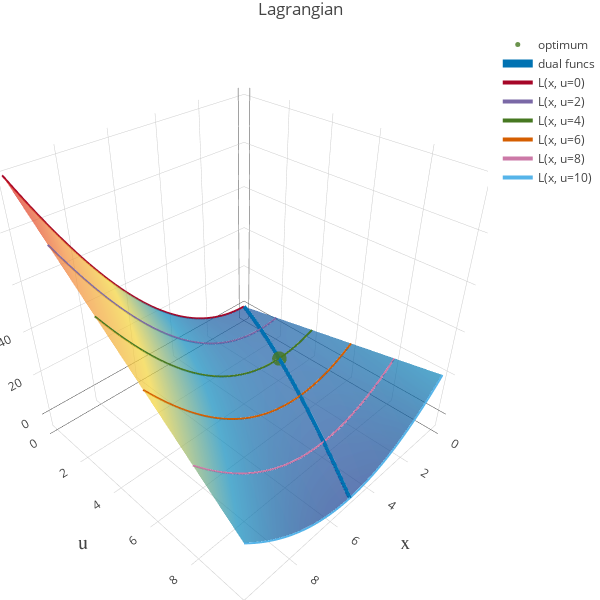

Here is the notebook cell this chart was saved with:
### Markdown cell above
### 예제

- 보통의 최적화 문제 예제는 적어도 변수가 2개 또는 제약조건이 2개인 문제가 나오지만 그렇게 되면 라그랑지안을 그릴 수 없기 때문에 그림으로 문제를 이해하기 위해 여기서는 변수 1개, 제약조건 1개인 가장 간단한 문제를 예제로 풀어본다. 

$$
\text{min. } x^2  \quad \text{s.t.  } x \ge 2
$$

- 주어진 제약조건을 표준형으로 바꾼다. $g(x) \equiv  2-x \le 0$

- 라그랑지안을 구성한다. 
$$
L(x, u) = x^2 + u (2-x)
$$

- KKT 필요조건을 적용한다.

$$
\begin{aligned}
&\text{Gradient condition: } \,\,  \frac{\partial L}{\partial x} = 2x-u = 0 \\[10pt]
&\text{Feasibility check: } \,\,  2-x \le 0 \\[10pt]
&\text{Switching conditions: } \,\,  u^* g( x^* ) =0 \\[10pt]
&\text{Nonnegativity of Lagrange multipliers for inequalities: } \,\,  u \ge 0
\end{aligned}
$$

- 전환조건 $u=0$, $g(x)$ 비활성

$$
2x-0=0 \qquad \therefore x = 0
$$

위 결과를 제약조건에 대입 하면 $ 2- 0 \le 0$ 로 제약조건 위배

- 전환조건 $u>0$, $g(x)=0$

$$
2-x=0 \qquad \therefore x = 2
$$

위 결과를 Gradient condition에 대입하면 $u=4 \ge 0$로 제약조건 만족

- 따라서 구하고자 하는 최적해는 $x^* = 2$, $u^* = 4$이다.

### Code cell
# min x^2 s.t x>=2

k = 2

x1 = np.linspace(0, 10, 100)
u1 = np.linspace(0, 10, 100)
x2 = np.linspace(-10, k, 100)
u2 = np.linspace(0, 10, 100)
x3 = np.linspace(-10, k, 100)
u3 = np.linspace(-10, 0, 100)
x4 = np.linspace(k, 10, 100)
u4 = np.linspace(-10, 0, 100)

X1, U1 = np.meshgrid(x1, u1)
X2, U2 = np.meshgrid(x2, u2)
X3, U3 = np.meshgrid(x3, u3)
X4, U4 = np.meshgrid(x4, u4)

L1 = X1**2 - U1*(X1-k)
L2 = X2**2 - U2*(X2-k)
L3 = X3**2 - U3*(X3-k)
L4 = X4**2 - U4*(X4-k)

x_star = k
u_star = 2*k

U = np.linspace(0, 10, 30)
X_fsb = np.linspace(k, 7.5, 100)
X_infsb = np.linspace(-2.5, k, 100)

L = [X_fsb**2 - u*(X_fsb-k) for u in U]
L_infsb = [X_infsb**2 - u*(X_infsb-k) for u in U]


f_dual = np.array([ [U[i]/2, U[i], (U[i]/2)**2-U[i]*((U[i]/2)-k)] for i in range(len(U)) ])
    
# CS = plt.contour(X, V, L, levels=(2, 3, 4, 6, 8, 10, 15, 20, 25 ))
# plt.clabel(CS, CS.levels,  fmt='%1.0f', inline=True, fontsize=10)
# plt.show()

#['Greys', 'YlGnBu', 'Greens', 'YlOrRd', 'Bluered', 'RdBu',
# 'Reds', 'Blues', 'Picnic', 'Rainbow', 'Portland', 'Jet',
# 'Hot', 'Blackbody', 'Earth', 'Electric', 'Viridis']

# 주어진 곡면
surf1 = go.Surface(x=X1, y=U1, z=L1, showscale=False, 
                   colorscale='Portland', 
                   name='Lagangian',
                   contours=dict(
                      x=dict(show=False, highlight=True, project=dict(x=True), 
                             highlightcolor='#0072b2'),
                      y=dict(show=False, highlight=True, project=dict(y=True), 
                             highlightcolor='#a60628'),
                      z=dict(show=False, highlight=False),
                  ), opacity=.7,
                 )

# surf2 이하는 유용영역을 벗어난 곡면들 실제 그리진 않고 데이터만 만듬
surf2 = go.Surface(x=X2, y=U2, z=L2, showscale=False, 
                   colorscale='Greys', 
                   contours=dict(
                      x=dict(show=False, highlight=True, project=dict(x=True), 
                             highlightcolor='#0072b2'),
                      y=dict(show=False, highlight=True, project=dict(y=True), 
                             highlightcolor='#a60628'),
                      z=dict(show=False, highlight=False),
                  ), opacity=.7,
                 )

surf3 = go.Surface(x=X3, y=U3, z=L3, showscale=False, 
                   colorscale='Greys', 
                   contours=dict(
                      x=dict(show=False, highlight=True, project=dict(x=True), 
                             highlightcolor='#0072b2'),
                      y=dict(show=False, highlight=True, project=dict(y=True), 
                             highlightcolor='#a60628'),
                      z=dict(show=False, highlight=False),
                  ), opacity=.7,
                 )

surf4 = go.Surface(x=X4, y=U4, z=L4, showscale=False, 
                   colorscale='Greys', 
                   contours=dict(
                      x=dict(show=False, highlight=True, project=dict(x=True), 
                             highlightcolor='#0072b2'),
                      y=dict(show=False, highlight=True, project=dict(y=True), 
                             highlightcolor='#a60628'),
                      z=dict(show=False, highlight=False),
                  ), opacity=.7,
                 )

# 최적해
optim = go.Scatter3d(
    x=[x_star],
    y=[u_star],
    z=[x_star**2],
    mode='markers',
    name='optimum',
    marker=dict(
        size=5,
        opacity=0.8,
        color=style_colors[3]
    )
)

# 쌍대함수
phi = go.Scatter3d(
    x=f_dual[:,0],
    y=f_dual[:,1],
    z=f_dual[:,2],
    mode='lines',
    name='dual funcs',
    line = dict(
        color = ('rgb(0,114,178)'),
        width = 8,)
)

U = np.linspace(0, 10, 6)
X = np.linspace(0, 10, 100)
Lu = [X**2 - u*(X-k) for u in U]

Lugo = []
for i, lu in enumerate(Lu) :
    Lugo.append(go.Scatter3d(
        x=X,
        y=np.ones(X.shape)*U[i],
        z=lu, 
        mode='lines',
        name='L(x, u={:d})'.format(int(U[i])),
        line = dict(color=style_colors[i+1], 
                    width=4)
        ))


data = [surf1, optim, phi] #, surf2, surf3, surf4, 
for lugo in Lugo:
    data.append(lugo)

layout = go.Layout(
    title="Lagrangian",
    autosize=False, 
    width=600, height=600,
    margin=dict(l=0, r=0, b=0, t=30),
    scene=dict(xaxis=dict(title="x", showspikes=False, titlefont=dict(
                            size=20,
                            family="Courier New, monospace",)),
               yaxis=dict(title="u", showspikes=False, titlefont=dict(
                            size=20,
                            family="Courier New, monospace",)),
               zaxis=dict(title="L", showspikes=False, titlefont=dict(
                            size=20,
                            family="Courier New, monospace",))
              )
)

fig = go.Figure(data=data, layout=layout)
iplot(fig)

### Figure 1 — Plotly figure (JSON) as saved in the notebook; plotly's stock layout.template omitted (floating-point values rounded to 4 significant figures; data arrays with more than 128 entries replaced by an {"elided": "..."} marker saying what was removed)
{"data": [{"cauto": true, "cmax": 100, "cmin": -4.997, "colorscale": "Portland", "contours": {"x": {"highlight": true, "highlightcolor": "#0072b2", "project": {"x": true}, "show": false}, "y": {"highlight": true, "highlightcolor": "#a60628", "project": {"y": true}, "show": false}, "z": {"highlight": false, "show": false}}, "name": "Lagangian", "opacity": 0.7, "showscale": false, "type": "surface", "uid": "894c0290-cac4-11e8-a357-38d547dfb26c", "x": {"elided": "100x100 float values"}, "y": {"elided": "100x100 float values"}, "z": {"elided": "100x100 float values"}}, {"marker": {"color": "#467821", "opacity": 0.8, "size": 5}, "mode": "markers", "name": "optimum", "type": "scatter3d", "uid": "894c0291-cac4-11e8-a357-38d547dfb26c", "x": [2], "y": [4], "z": [4]}, {"line": {"color": "rgb(0,114,178)", "width": 8}, "mode": "lines", "name": "dual funcs", "type": "scatter3d", "uid": "894c0292-cac4-11e8-a357-38d547dfb26c", "x": [0, 0.1724, 0.3448, 0.5172, 0.6897, 0.8621, 1.034, 1.207, 1.379, 1.552, 1.724, 1.897, 2.069, 2.241, 2.414, 2.586, 2.759, 2.931, 3.103, 3.276, 3.448, 3.621, 3.793, 3.966, 4.138, 4.31, 4.483, 4.655, 4.828, 5], "y": [0, 0.3448, 0.6897, 1.034, 1.379, 1.724, 2.069, 2.414, 2.759, 3.103, 3.448, 3.793, 4.138, 4.483, 4.828, 5.172, 5.517, 5.862, 6.207, 6.552, 6.897, 7.241, 7.586, 7.931, 8.276, 8.621, 8.966, 9.31, 9.655, 10], "z": [0, 0.6599, 1.26, 1.801, 2.283, 2.705, 3.068, 3.371, 3.615, 3.799, 3.924, 3.989, 3.995, 3.942, 3.829, 3.656, 3.424, 3.133, 2.782, 2.372, 1.902, 1.373, 0.7848, 0.1367, -0.5707, -1.338, -2.164, -3.05, -3.995, -5]}, {"line": {"color": "#A60628", "width": 4}, "mode": "lines", "name": "L(x, u=0)", "type": "scatter3d", "uid": "894c0293-cac4-11e8-a357-38d547dfb26c", "x": [0, 0.101, 0.202, 0.303, 0.404, 0.5051, 0.6061, 0.7071, 0.8081, 0.9091, 1.01, 1.111, 1.212, 1.313, 1.414, 1.515, 1.616, 1.717, 1.818, 1.919, 2.02, 2.121, 2.222, 2.323, 2.424, 2.525, 2.626, 2.727, 2.828, 2.929, 3.03, 3.131, 3.232, 3.333, 3.434, 3.535, 3.636, 3.737, 3.838, 3.939, 4.04, 4.141, 4.242, 4.343, 4.444, 4.545, 4.646, 4.747, 4.848, 4.949, 5.051, 5.152, 5.253, 5.354, 5.455, 5.556, 5.657, 5.758, 5.859, 5.96, 6.061, 6.162, 6.263, 6.364, 6.465, 6.566, 6.667, 6.768, 6.869, 6.97, 7.071, 7.172, 7.273, 7.374, 7.475, 7.576, 7.677, 7.778, 7.879, 7.98, 8.081, 8.182, 8.283, 8.384, 8.485, 8.586, 8.687, 8.788, 8.889, 8.99, 9.091, 9.192, 9.293, 9.394, 9.495, 9.596, 9.697, 9.798, 9.899, 10], "y": [0, 0, 0, 0, 0, 0, 0, 0, 0, 0, 0, 0, 0, 0, 0, 0, 0, 0, 0, 0, 0, 0, 0, 0, 0, 0, 0, 0, 0, 0, 0, 0, 0, 0, 0, 0, 0, 0, 0, 0, 0, 0, 0, 0, 0, 0, 0, 0, 0, 0, 0, 0, 0, 0, 0, 0, 0, 0, 0, 0, 0, 0, 0, 0, 0, 0, 0, 0, 0, 0, 0, 0, 0, 0, 0, 0, 0, 0, 0, 0, 0, 0, 0, 0, 0, 0, 0, 0, 0, 0, 0, 0, 0, 0, 0, 0, 0, 0, 0, 0], "z": [0, 0.0102, 0.04081, 0.09183, 0.1632, 0.2551, 0.3673, 0.4999, 0.653, 0.8264, 1.02, 1.235, 1.469, 1.724, 2.0, 2.296, 2.612, 2.949, 3.306, 3.683, 4.081, 4.5, 4.938, 5.397, 5.877, 6.377, 6.897, 7.438, 7.999, 8.581, 9.183, 9.805, 10.45, 11.11, 11.79, 12.5, 13.22, 13.97, 14.73, 15.52, 16.32, 17.15, 18.0, 18.87, 19.75, 20.66, 21.59, 22.54, 23.51, 24.5, 25.51, 26.54, 27.59, 28.66, 29.75, 30.86, 32.0, 33.15, 34.32, 35.52, 36.73, 37.97, 39.22, 40.5, 41.79, 43.11, 44.44, 45.8, 47.18, 48.58, 49.99, 51.43, 52.89, 54.37, 55.87, 57.39, 58.93, 60.49, 62.08, 63.68, 65.3, 66.94, 68.61, 70.29, 71.99, 73.72, 75.46, 77.23, 79.01, 80.82, 82.64, 84.49, 86.36, 88.25, 90.15, 92.08, 94.03, 96.0, 97.99, 100]}, {"line": {"color": "#7A68A6", "width": 4}, "mode": "lines", "name": "L(x, u=2)", "type": "scatter3d", "uid": "894c0294-cac4-11e8-a357-38d547dfb26c", "x": [0, 0.101, 0.202, 0.303, 0.404, 0.5051, 0.6061, 0.7071, 0.8081, 0.9091, 1.01, 1.111, 1.212, 1.313, 1.414, 1.515, 1.616, 1.717, 1.818, 1.919, 2.02, 2.121, 2.222, 2.323, 2.424, 2.525, 2.626, 2.727, 2.828, 2.929, 3.03, 3.131, 3.232, 3.333, 3.434, 3.535, 3.636, 3.737, 3.838, 3.939, 4.04, 4.141, 4.242, 4.343, 4.444, 4.545, 4.646, 4.747, 4.848, 4.949, 5.051, 5.152, 5.253, 5.354, 5.455, 5.556, 5.657, 5.758, 5.859, 5.96, 6.061, 6.162, 6.263, 6.364, 6.465, 6.566, 6.667, 6.768, 6.869, 6.97, 7.071, 7.172, 7.273, 7.374, 7.475, 7.576, 7.677, 7.778, 7.879, 7.98, 8.081, 8.182, 8.283, 8.384, 8.485, 8.586, 8.687, 8.788, 8.889, 8.99, 9.091, 9.192, 9.293, 9.394, 9.495, 9.596, 9.697, 9.798, 9.899, 10], "y": [2, 2, 2, 2, 2, 2, 2, 2, 2, 2, 2, 2, 2, 2, 2, 2, 2, 2, 2, 2, 2, 2, 2, 2, 2, 2, 2, 2, 2, 2, 2, 2, 2, 2, 2, 2, 2, 2, 2, 2, 2, 2, 2, 2, 2, 2, 2, 2, 2, 2, 2, 2, 2, 2, 2, 2, 2, 2, 2, 2, 2, 2, 2, 2, 2, 2, 2, 2, 2, 2, 2, 2, 2, 2, 2, 2, 2, 2, 2, 2, 2, 2, 2, 2, 2, 2, 2, 2, 2, 2, 2, 2, 2, 2, 2, 2, 2, 2, 2, 2], "z": [4, 3.808, 3.637, 3.486, 3.355, 3.245, 3.155, 3.086, 3.037, 3.008, 3.0, 3.012, 3.045, 3.098, 3.172, 3.265, 3.38, 3.514, 3.669, 3.845, 4.041, 4.257, 4.494, 4.751, 5.028, 5.326, 5.645, 5.983, 6.343, 6.722, 7.122, 7.542, 7.983, 8.444, 8.926, 9.428, 9.95, 10.49, 11.06, 11.64, 12.24, 12.87, 13.51, 14.18, 14.86, 15.57, 16.3, 17.04, 17.81, 18.6, 19.41, 20.24, 21.08, 21.95, 22.84, 23.75, 24.68, 25.63, 26.61, 27.6, 28.61, 29.64, 30.7, 31.77, 32.86, 33.98, 35.11, 36.27, 37.44, 38.64, 39.85, 41.09, 42.35, 43.62, 44.92, 46.24, 47.58, 48.94, 50.32, 51.72, 53.14, 54.58, 56.04, 57.52, 59.02, 60.55, 62.09, 63.65, 65.23, 66.84, 68.46, 70.11, 71.77, 73.46, 75.16, 76.89, 78.64, 80.4, 82.19, 84]}, {"line": {"color": "#467821", "width": 4}, "mode": "lines", "name": "L(x, u=4)", "type": "scatter3d", "uid": "894c0295-cac4-11e8-a357-38d547dfb26c", "x": [0, 0.101, 0.202, 0.303, 0.404, 0.5051, 0.6061, 0.7071, 0.8081, 0.9091, 1.01, 1.111, 1.212, 1.313, 1.414, 1.515, 1.616, 1.717, 1.818, 1.919, 2.02, 2.121, 2.222, 2.323, 2.424, 2.525, 2.626, 2.727, 2.828, 2.929, 3.03, 3.131, 3.232, 3.333, 3.434, 3.535, 3.636, 3.737, 3.838, 3.939, 4.04, 4.141, 4.242, 4.343, 4.444, 4.545, 4.646, 4.747, 4.848, 4.949, 5.051, 5.152, 5.253, 5.354, 5.455, 5.556, 5.657, 5.758, 5.859, 5.96, 6.061, 6.162, 6.263, 6.364, 6.465, 6.566, 6.667, 6.768, 6.869, 6.97, 7.071, 7.172, 7.273, 7.374, 7.475, 7.576, 7.677, 7.778, 7.879, 7.98, 8.081, 8.182, 8.283, 8.384, 8.485, 8.586, 8.687, 8.788, 8.889, 8.99, 9.091, 9.192, 9.293, 9.394, 9.495, 9.596, 9.697, 9.798, 9.899, 10], "y": [4, 4, 4, 4, 4, 4, 4, 4, 4, 4, 4, 4, 4, 4, 4, 4, 4, 4, 4, 4, 4, 4, 4, 4, 4, 4, 4, 4, 4, 4, 4, 4, 4, 4, 4, 4, 4, 4, 4, 4, 4, 4, 4, 4, 4, 4, 4, 4, 4, 4, 4, 4, 4, 4, 4, 4, 4, 4, 4, 4, 4, 4, 4, 4, 4, 4, 4, 4, 4, 4, 4, 4, 4, 4, 4, 4, 4, 4, 4, 4, 4, 4, 4, 4, 4, 4, 4, 4, 4, 4, 4, 4, 4, 4, 4, 4, 4, 4, 4, 4], "z": [8, 7.606, 7.233, 6.88, 6.547, 6.235, 5.943, 5.672, 5.421, 5.19, 4.98, 4.79, 4.621, 4.472, 4.343, 4.235, 4.147, 4.08, 4.033, 4.007, 4.0, 4.015, 4.049, 4.104, 4.18, 4.276, 4.392, 4.529, 4.686, 4.864, 5.062, 5.28, 5.519, 5.778, 6.057, 6.357, 6.678, 7.018, 7.38, 7.761, 8.163, 8.586, 9.028, 9.492, 9.975, 10.48, 11.0, 11.55, 12.11, 12.7, 13.31, 13.93, 14.58, 15.25, 15.93, 16.64, 17.37, 18.12, 18.89, 19.68, 20.49, 21.32, 22.17, 23.04, 23.93, 24.85, 25.78, 26.73, 27.7, 28.7, 29.71, 30.75, 31.8, 32.88, 33.97, 35.09, 36.23, 37.38, 38.56, 39.76, 40.98, 42.21, 43.47, 44.75, 46.05, 47.37, 48.71, 50.08, 51.46, 52.86, 54.28, 55.72, 57.19, 58.67, 60.17, 61.7, 63.24, 64.81, 66.39, 68]}, {"line": {"color": "#D55E00", "width": 4}, "mode": "lines", "name": "L(x, u=6)", "type": "scatter3d", "uid": "894c0296-cac4-11e8-a357-38d547dfb26c", "x": [0, 0.101, 0.202, 0.303, 0.404, 0.5051, 0.6061, 0.7071, 0.8081, 0.9091, 1.01, 1.111, 1.212, 1.313, 1.414, 1.515, 1.616, 1.717, 1.818, 1.919, 2.02, 2.121, 2.222, 2.323, 2.424, 2.525, 2.626, 2.727, 2.828, 2.929, 3.03, 3.131, 3.232, 3.333, 3.434, 3.535, 3.636, 3.737, 3.838, 3.939, 4.04, 4.141, 4.242, 4.343, 4.444, 4.545, 4.646, 4.747, 4.848, 4.949, 5.051, 5.152, 5.253, 5.354, 5.455, 5.556, 5.657, 5.758, 5.859, 5.96, 6.061, 6.162, 6.263, 6.364, 6.465, 6.566, 6.667, 6.768, 6.869, 6.97, 7.071, 7.172, 7.273, 7.374, 7.475, 7.576, 7.677, 7.778, 7.879, 7.98, 8.081, 8.182, 8.283, 8.384, 8.485, 8.586, 8.687, 8.788, 8.889, 8.99, 9.091, 9.192, 9.293, 9.394, 9.495, 9.596, 9.697, 9.798, 9.899, 10], "y": [6, 6, 6, 6, 6, 6, 6, 6, 6, 6, 6, 6, 6, 6, 6, 6, 6, 6, 6, 6, 6, 6, 6, 6, 6, 6, 6, 6, 6, 6, 6, 6, 6, 6, 6, 6, 6, 6, 6, 6, 6, 6, 6, 6, 6, 6, 6, 6, 6, 6, 6, 6, 6, 6, 6, 6, 6, 6, 6, 6, 6, 6, 6, 6, 6, 6, 6, 6, 6, 6, 6, 6, 6, 6, 6, 6, 6, 6, 6, 6, 6, 6, 6, 6, 6, 6, 6, 6, 6, 6, 6, 6, 6, 6, 6, 6, 6, 6, 6, 6], "z": [12, 11.4, 10.83, 10.27, 9.739, 9.225, 8.731, 8.258, 7.805, 7.372, 6.96, 6.568, 6.197, 5.846, 5.515, 5.205, 4.915, 4.646, 4.397, 4.168, 3.96, 3.772, 3.605, 3.458, 3.331, 3.225, 3.14, 3.074, 3.029, 3.005, 3.001, 3.017, 3.054, 3.111, 3.189, 3.287, 3.405, 3.544, 3.703, 3.882, 4.082, 4.303, 4.544, 4.805, 5.086, 5.388, 5.711, 6.054, 6.417, 6.801, 7.205, 7.629, 8.074, 8.539, 9.025, 9.531, 10.06, 10.6, 11.17, 11.76, 12.37, 13.0, 13.64, 14.31, 15.0, 15.71, 16.44, 17.2, 17.97, 18.76, 19.57, 20.4, 21.26, 22.13, 23.02, 23.94, 24.87, 25.83, 26.8, 27.8, 28.81, 29.85, 30.91, 31.99, 33.08, 34.2, 35.34, 36.5, 37.68, 38.88, 40.1, 41.34, 42.6, 43.88, 45.18, 46.51, 47.85, 49.21, 50.6, 52]}, {"line": {"color": "#CC79A7", "width": 4}, "mode": "lines", "name": "L(x, u=8)", "type": "scatter3d", "uid": "894c0297-cac4-11e8-a357-38d547dfb26c", "x": [0, 0.101, 0.202, 0.303, 0.404, 0.5051, 0.6061, 0.7071, 0.8081, 0.9091, 1.01, 1.111, 1.212, 1.313, 1.414, 1.515, 1.616, 1.717, 1.818, 1.919, 2.02, 2.121, 2.222, 2.323, 2.424, 2.525, 2.626, 2.727, 2.828, 2.929, 3.03, 3.131, 3.232, 3.333, 3.434, 3.535, 3.636, 3.737, 3.838, 3.939, 4.04, 4.141, 4.242, 4.343, 4.444, 4.545, 4.646, 4.747, 4.848, 4.949, 5.051, 5.152, 5.253, 5.354, 5.455, 5.556, 5.657, 5.758, 5.859, 5.96, 6.061, 6.162, 6.263, 6.364, 6.465, 6.566, 6.667, 6.768, 6.869, 6.97, 7.071, 7.172, 7.273, 7.374, 7.475, 7.576, 7.677, 7.778, 7.879, 7.98, 8.081, 8.182, 8.283, 8.384, 8.485, 8.586, 8.687, 8.788, 8.889, 8.99, 9.091, 9.192, 9.293, 9.394, 9.495, 9.596, 9.697, 9.798, 9.899, 10], "y": [8, 8, 8, 8, 8, 8, 8, 8, 8, 8, 8, 8, 8, 8, 8, 8, 8, 8, 8, 8, 8, 8, 8, 8, 8, 8, 8, 8, 8, 8, 8, 8, 8, 8, 8, 8, 8, 8, 8, 8, 8, 8, 8, 8, 8, 8, 8, 8, 8, 8, 8, 8, 8, 8, 8, 8, 8, 8, 8, 8, 8, 8, 8, 8, 8, 8, 8, 8, 8, 8, 8, 8, 8, 8, 8, 8, 8, 8, 8, 8, 8, 8, 8, 8, 8, 8, 8, 8, 8, 8, 8, 8, 8, 8, 8, 8, 8, 8, 8, 8], "z": [16, 15.2, 14.42, 13.67, 12.93, 12.21, 11.52, 10.84, 10.19, 9.554, 8.939, 8.346, 7.772, 7.219, 6.687, 6.174, 5.683, 5.211, 4.76, 4.33, 3.92, 3.53, 3.16, 2.812, 2.483, 2.175, 1.887, 1.62, 1.373, 1.146, 0.9403, 0.7546, 0.5893, 0.4444, 0.32, 0.2159, 0.1322, 0.06897, 0.02612, 0.003673, 0.001632, 0.02, 0.05877, 0.1179, 0.1975, 0.2975, 0.4179, 0.5587, 0.7199, 0.9015, 1.104, 1.326, 1.569, 1.832, 2.116, 2.42, 2.744, 3.089, 3.454, 3.84, 4.246, 4.673, 5.119, 5.587, 6.074, 6.583, 7.111, 7.66, 8.229, 8.819, 9.429, 10.06, 10.71, 11.38, 12.07, 12.79, 13.52, 14.27, 15.04, 15.84, 16.65, 17.49, 18.34, 19.22, 20.11, 21.03, 21.97, 22.92, 23.9, 24.9, 25.92, 26.96, 28.02, 29.09, 30.19, 31.31, 32.46, 33.62, 34.8, 36]}, {"line": {"color": "#56B4E9", "width": 4}, "mode": "lines", "name": "L(x, u=10)", "type": "scatter3d", "uid": "894c0298-cac4-11e8-a357-38d547dfb26c", "x": [0, 0.101, 0.202, 0.303, 0.404, 0.5051, 0.6061, 0.7071, 0.8081, 0.9091, 1.01, 1.111, 1.212, 1.313, 1.414, 1.515, 1.616, 1.717, 1.818, 1.919, 2.02, 2.121, 2.222, 2.323, 2.424, 2.525, 2.626, 2.727, 2.828, 2.929, 3.03, 3.131, 3.232, 3.333, 3.434, 3.535, 3.636, 3.737, 3.838, 3.939, 4.04, 4.141, 4.242, 4.343, 4.444, 4.545, 4.646, 4.747, 4.848, 4.949, 5.051, 5.152, 5.253, 5.354, 5.455, 5.556, 5.657, 5.758, 5.859, 5.96, 6.061, 6.162, 6.263, 6.364, 6.465, 6.566, 6.667, 6.768, 6.869, 6.97, 7.071, 7.172, 7.273, 7.374, 7.475, 7.576, 7.677, 7.778, 7.879, 7.98, 8.081, 8.182, 8.283, 8.384, 8.485, 8.586, 8.687, 8.788, 8.889, 8.99, 9.091, 9.192, 9.293, 9.394, 9.495, 9.596, 9.697, 9.798, 9.899, 10], "y": [10, 10, 10, 10, 10, 10, 10, 10, 10, 10, 10, 10, 10, 10, 10, 10, 10, 10, 10, 10, 10, 10, 10, 10, 10, 10, 10, 10, 10, 10, 10, 10, 10, 10, 10, 10, 10, 10, 10, 10, 10, 10, 10, 10, 10, 10, 10, 10, 10, 10, 10, 10, 10, 10, 10, 10, 10, 10, 10, 10, 10, 10, 10, 10, 10, 10, 10, 10, 10, 10, 10, 10, 10, 10, 10, 10, 10, 10, 10, 10, 10, 10, 10, 10, 10, 10, 10, 10, 10, 10, 10, 10, 10, 10, 10, 10, 10, 10, 10, 10], "z": [20, 19.0, 18.02, 17.06, 16.12, 15.2, 14.31, 13.43, 12.57, 11.74, 10.92, 10.12, 9.348, 8.593, 7.858, 7.144, 6.45, 5.777, 5.124, 4.491, 3.879, 3.287, 2.716, 2.165, 1.635, 1.124, 0.6346, 0.1653, -0.2836, -0.7122, -1.12, -1.508, -1.875, -2.222, -2.549, -2.855, -3.14, -3.406, -3.651, -3.875, -4.079, -4.263, -4.426, -4.569, -4.691, -4.793, -4.875, -4.936, -4.977, -4.997, -4.997, -4.977, -4.936, -4.875, -4.793, -4.691, -4.569, -4.426, -4.263, -4.079, -3.875, -3.651, -3.406, -3.14, -2.855, -2.549, -2.222, -1.875, -1.508, -1.12, -0.7122, -0.2836, 0.1653, 0.6346, 1.124, 1.635, 2.165, 2.716, 3.287, 3.879, 4.491, 5.124, 5.777, 6.45, 7.144, 7.858, 8.593, 9.348, 10.12, 10.92, 11.74, 12.57, 13.43, 14.31, 15.2, 16.12, 17.06, 18.02, 19.0, 20]}], "layout": {"autosize": false, "height": 600, "margin": {"b": 0, "l": 0, "r": 0, "t": 30}, "scene": {"aspectmode": "auto", "aspectratio": {"x": 1, "y": 1, "z": 1}, "xaxis": {"showspikes": false, "title": {"font": {"family": "Courier New, monospace", "size": 20}, "text": "x"}}, "yaxis": {"showspikes": false, "title": {"font": {"family": "Courier New, monospace", "size": 20}, "text": "u"}}, "zaxis": {"showspikes": false, "title": {"font": {"family": "Courier New, monospace", "size": 20}, "text": "L"}}}, "title": {"text": "Lagrangian"}, "width": 600}}
